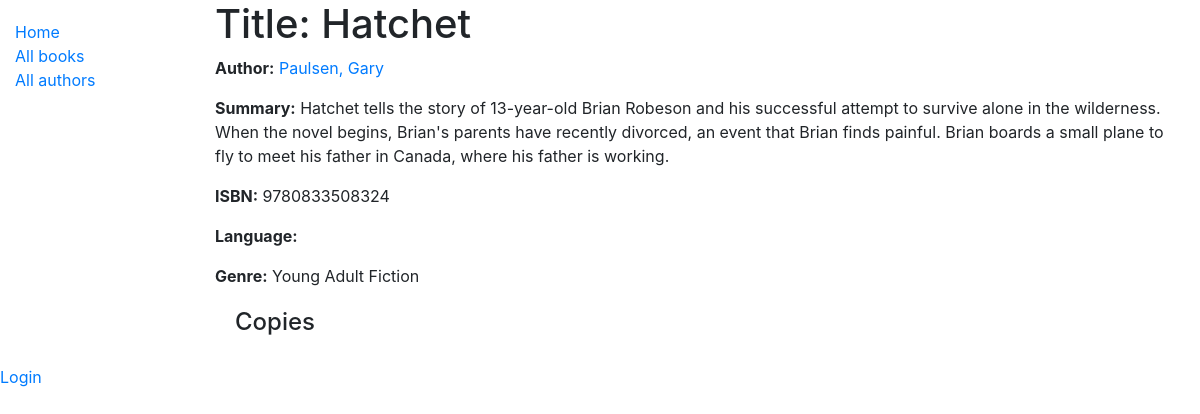
/catalog/book/1, run on the app's committed database.
### catalog/models.py (models this page shows, shortened)
class Book(models.Model):
    title = models.CharField(max_length=200)
    author = models.ForeignKey('Author', on_delete=models.SET_NULL, null=True)
    summary = models.TextField(max_length=1000, help_text='Enter a brief description of the book')
    isbn = models.CharField('ISBN', max_length=13, help_text='13 Character <a href="https://www.isbn-international.org/content/what-isbn">ISBN number</a>')
    genre = models.ManyToManyField(Genre, help_text='Select a genre for this book')
    def display_genre(self):
        """Create a string for the Genre. This is required to display genre in Admin."""
        return ', '.join(genre.name for genre in self.genre.all()[:3])
    display_genre.short_description = 'Genre'

class Author(models.Model):
    first_name = models.CharField(max_length=100)
    last_name = models.CharField(max_length=100)
    date_of_birth = models.DateField(null=True, blank=True)
    date_of_death = models.DateField('Died', null=True, blank=True)
    class Meta:
        ordering = ['last_name', 'first_name']
    def __str__(self):
        return f'{self.last_name}, {self.first_name}'

class Genre(models.Model):
    name = models.CharField(max_length=200, help_text='Enter a book genre (e.g. Science Fiction)')
    def __str__(self):
        return self.name

### catalog/views.py (the view)
# urls.py: path('book/<int:pk>', views.BookDetailView.as_view(), name='book-detail'),
class BookDetailView(generic.DetailView):
    model = Book

### catalog/templates/catalog/book_detail.html (shortened to what this page needs)
{% extends "base_generic.html" %}
{% block content %}
  <h1>Title: {{ book.title }}</h1>
  <p><strong>Author:</strong> <a href="">{{ book.author }}</a></p>
  <p><strong>Summary:</strong> {{ book.summary }}</p>
  <p><strong>ISBN:</strong> {{ book.isbn }}</p>
  <p><strong>Language:</strong> {{ book.language }}</p>
  <p><strong>Genre:</strong> {% for genre in book.genre.all %} {{ genre }}{% if not forloop.last %}, {% endif %}{% endfor %}</p>
  <div style="margin-left:20px;margin-top:20px">
    <h4>Copies</h4>
  </div>
{% endblock %}

### data on the page
Book: title "Hatchet", author "Paulsen, Gary", summary "Hatchet tells the story of 13-year-old Brian Robeson and his successful attempt to survive alone in the wilderness. When the novel begins, Brian's parents have recently divorced, an event that Brian finds painful. Brian boards a small plane to fly to meet his father in Canada, where his father is working.", isbn "9780833508324"
Genre: name "Young Adult Fiction"
